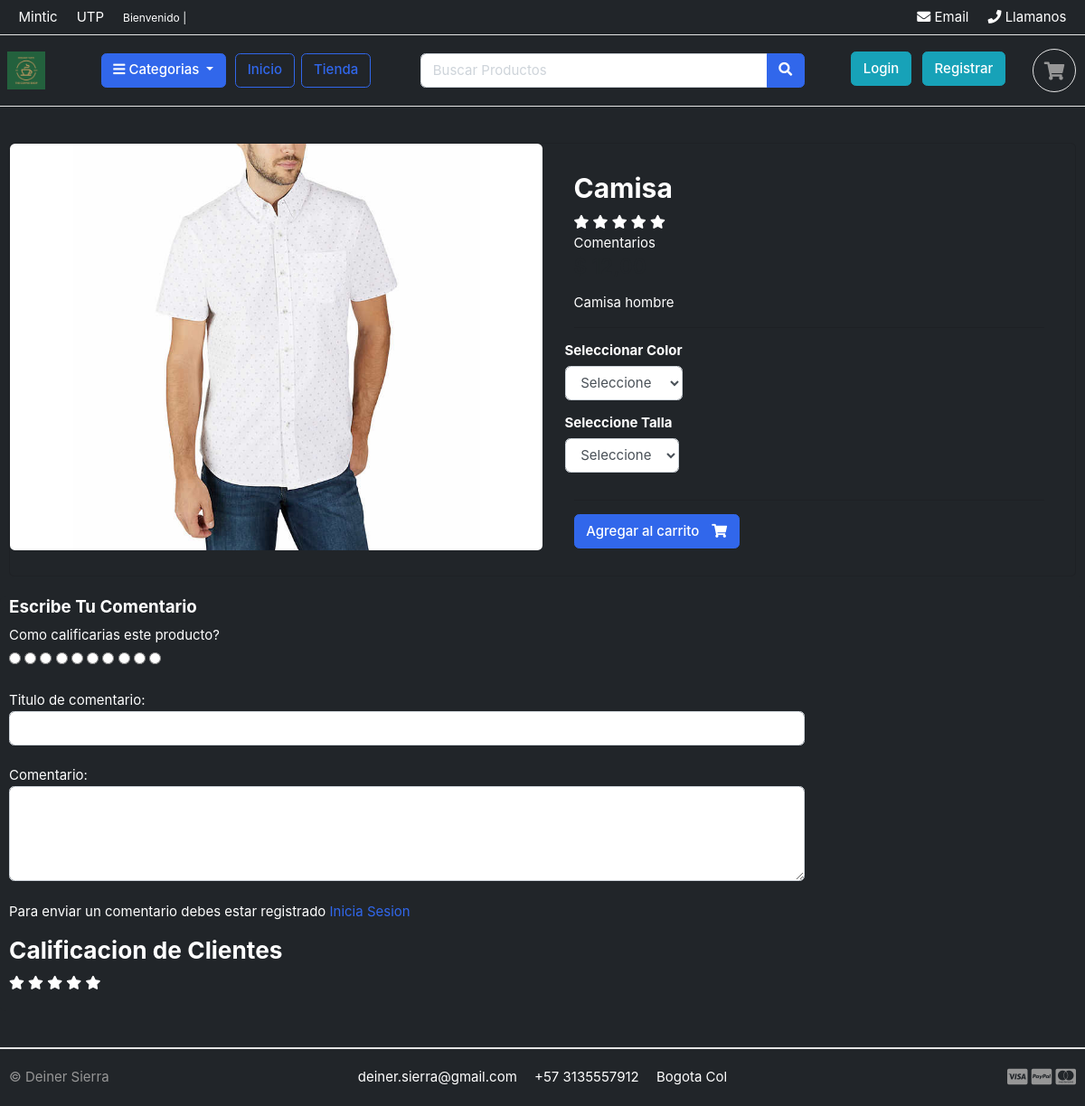
The page /tienda/categoria/ropa-hombre/camisa/ on the database its author committed.
### tienda/models.py (models this page shows, shortened)
class Producto(models.Model):
    producto_nombre = models.CharField(max_length=200, unique=True)
    slug = models.CharField(max_length=200, unique=True)
    descripcion = models.TextField(max_length=500, unique=True)
    precio = models.DecimalField(max_digits=10, decimal_places=2)
    imagen = models.ImageField(upload_to='imagenes/productos')
    cantidad = models.IntegerField()
    disponible = models.BooleanField(default=True)
    categoria = models.ForeignKey(Categoria, on_delete=models.CASCADE)
    created_date = models.DateTimeField(auto_now_add=True)
    modified_date = models.DateTimeField(auto_now=True)

### tienda/views.py (the view)
# urls.py: path('categoria/<slug:categoria_slug>/<slug:producto_slug>/', views.detalle_producto, name='detalle_producto'),
def detalle_producto(request, categoria_slug, producto_slug):
    try:
        producto_unitario = Producto.objects.get(categoria__slug = categoria_slug, slug = producto_slug)
        en_carro = CarroItem.objects.filter(carro__carro_id = _cart_id(request), producto = producto_unitario).exists()
    except Exception as e:
        raise e
    contexto = {'producto_unitario': producto_unitario, 'en_carro': en_carro}
    return render(request,'tienda/detalle_producto.html', contexto)

### carro/context_processors.py (called while the page is built)
def counter(request):
    cart_count = 0
    try:
        cart = Carro.objects.filter(carro_id=_cart_id(request))
        if request.user.is_authenticated:
            cart_items = CarroItem.objects.all().filter(usuario=request.user)
        else:
            cart_items = CarroItem.objects.all().filter(carro=cart[:1])
        for cart_item in cart_items:
            cart_count += cart_item.cantidad
    except Carro.DoesNotExist:
        cart_count = 0
    return dict(cart_count=cart_count)

### carro/views.py (called while the page is built)
def _cart_id(request):
    cart = request.session.session_key
    if not cart:
        cart = request.session.create()
    return cart

### tienda/context_processors.py (called while the page is built)
def menu_links(request):
    links = Categoria.objects.all()
    return dict(links=links)

### tienda/models.py (called while the page is built)
    def colores(self):
        super(VariedadManager, self).filter(variedad_categoria='color', is_active=True)

    def tallas(self):
        super(VariedadManager, self).filter(variedad_categoria='talla', is_active=True)

### tienda/templates/tienda/detalle_producto.html (shortened to what this page needs)
{% extends 'base/base.html'%}
{% load static %}
{% block content %}
<section class="section-content padding-y">
  <div class="container">
    <div class="card bg-dark">
      <div class="row no-gutters">
        <aside class="col-md-6">
          <article class="gallery-wrap">
            <div class="img-big-wrap mainImage">
              <center><img src="{{ producto_unitario.imagen.url }}"></center>
            </div>
          </article>
        </aside>
        <main class="col-md-6 border-none">
          <form action="{% url 'carrito:agregar_prtoducto' producto_unitario.id %}" method="POST">
            <article class="content-body">
              <h2 class="title">{{ producto_unitario.producto_nombre }}</h2>
              <div class="rating-star">
                  <span>
                        <i class="fa fa-star{% if single_product.averageReview < 0.5 %}-o{% elif single_product.averageReview >= 0.5 and single_product.averageReview < 1 %}-half-o {% endif %}" aria-hidden="true"></i>
                        <i class="fa fa-star{% if single_product.averageReview < 1.5 %}-o{% elif single_product.averageReview >= 1.5 and single_product.averageReview < 2 %}-half-o {% endif %}" aria-hidden="true"></i>
                        <i class="fa fa-star{% if single_product.averageReview < 2.5 %}-o{% elif single_product.averageReview >= 2.5 and single_product.averageReview < 3 %}-half-o {% endif %}" aria-hidden="true"></i>
                        <i class="fa fa-star{% if single_product.averageReview < 3.5 %}-o{% elif single_product.averageReview >= 3.5 and single_product.averageReview < 4 %}-half-o {% endif %}" aria-hidden="true"></i>
                        <i class="fa fa-star{% if single_product.averageReview < 4.5 %}-o{% elif single_product.averageReview >= 4.5 and single_product.averageReview < 5 %}-half-o {% endif %}" aria-hidden="true"></i>
                  </span>
              </div>
              <span> {{ producto_unitario.countReview }} Comentarios </span>
              <div class="mb-3">
                <p class="price h4">$ {{ producto_unitario.precio }}</p>
              </div>
              <p> {{ producto_unitario.descripcion}} </p>
              <hr>
              <div class="row">
                <div class="item-option-select">
                  <h6>Seleccionar Color</h6>
                  <select class="form-control" name="color" required>
                    <option value="" disabled selected>Seleccione</option>
                  </select>
                </div>
              </div>
              <div class="row">
                <div class="item-option-select">
                  <h6>Seleccione Talla</h6>
                  <select class="form-control" name="talla" required>
                    <option value="" disabled selected>Seleccione</option>
                  </select>
                </div>
              </div>
              <hr>
              {% if producto_unitario.cantidad <= 0 %}
              <div class="alert alert-danger" role="alert">
                <h5>Producto fuera de stock</h5>
              </div>
              {% else %}
              <button type="submit" class="btn  btn-primary"> <span class="text">Agregar al carrito</span> <i class="fas fa-shopping-cart"></i>  </button>
              {% endif %}
            </article>
          </form>
        </main>
      </div>
    </div>
    <br>
    <div class="row rounded bg-primary bg-dark">
      <div class="col-md-9">
        <form action="#" method="post">
          <h5>Escribe Tu Comentario</h5>
          <div class="">
            <label for="">Como calificarias este producto?</label>
            <br>
            <div class="rate">
                <input type="radio" name="rating" value="5" id="rating10"><label for="rating10" title="5"></label>
                <input type="radio" name="rating" value="4.5" id="rating9"><label for="rating9" title="4.5" class="half"></label>
                <input type="radio" name="rating" value="4" id="rating8"><label for="rating8" title="4"></label>
                <input type="radio" name="rating" value="3.5" id="rating7"><label for="rating7" title="3.5" class="half"></label>
                <input type="radio" name="rating" value="3" id="rating6"><label for="rating6" title="3"></label>
                <input type="radio" name="rating" value="2.5" id="rating5"><label for="rating5" title="2.5" class="half"></label>
                <input type="radio" name="rating" value="2" id="rating4"><label for="rating4" title="2"></label>
                <input type="radio" name="rating" value="1.5" id="rating3"><label for="rating3" title="1.5" class="half"></label>
                <input type="radio" name="rating" value="1" id="rating2"><label for="rating2" title="1"></label>
                <input type="radio" name="rating" value="0.5" id="rating1"><label for="rating1" title="0.5" class="half"></label>
            </div>
            <br>
            Titulo de comentario:
            <input type="text" class="form-control" name="subject" value="">
            <br>
            Comentario:
            <textarea name="review" rows="4" class="form-control" ></textarea>
            <br>
            {% if user.is_authenticated %}
              {% if orderproduct %}
                <input type="submit" name="" value="Enviar Comentario" class="btn btn-primary">
              {% else %}
                <p>Debe primero comprar el producto para poder enviar un comentario</p>
              {% endif %}
            {% else %}
              <p>Para enviar un comentario debes estar registrado <span><a href="{% url 'login' %}"> Inicia Sesion </a></span></p>
            {% endif %}
          </div>
        </form>
        <header class="section-heading">
          <h3>Calificacion de Clientes </h3>
          <div class="rating-star">
              <span>
                    <i class="fa fa-star{% if single_product.averageReview < 0.5 %}-o{% elif single_product.averageReview >= 0.5 and single_product.averageReview < 1 %}-half-o {% endif %}" aria-hidden="true"></i>
                    <i class="fa fa-star{% if single_product.averageReview < 1.5 %}-o{% elif single_product.averageReview >= 1.5 and single_product.averageReview < 2 %}-half-o {% endif %}" aria-hidden="true"></i>
                    <i class="fa fa-star{% if single_product.averageReview < 2.5 %}-o{% elif single_product.averageReview >= 2.5 and single_product.averageReview < 3 %}-half-o {% endif %}" aria-hidden="true"></i>
                    <i class="fa fa-star{% if single_product.averageReview < 3.5 %}-o{% elif single_product.averageReview >= 3.5 and single_product.averageReview < 4 %}-half-o {% endif %}" aria-hidden="true"></i>
                    <i class="fa fa-star{% if single_product.averageReview < 4.5 %}-o{% elif single_product.averageReview >= 4.5 and single_product.averageReview < 5 %}-half-o {% endif %}" aria-hidden="true"></i>
              </span>
          </div>
        </header>
      </div>
    </div>
  </div>
</section>
{% endblock %}

### static/base/css/ui.css (style rules this page uses)
html { font-family: "Inter", sans-serif; font-size: 15px; }
.content-body { flex: 1 1 auto; padding: 2rem 2.3rem; }
.padding-y { padding-top: 40px; padding-bottom: 40px; }
article:after, .form-group:after { display: block; clear: both; content: ""; }
.section-heading { margin-bottom: 20px; margin-top: 15px; }
p:last-child { margin-bottom: 0; }
.btn .text + i { margin-left: 10px; }
.price { font-weight: 600; color: #212529; }
.gallery-wrap .img-big-wrap { margin-bottom: 10px; border-radius: 0.37rem; overflow: hidden; background-color: #fff; }
.gallery-wrap .img-big-wrap img { height: 450px; width: auto; display: inline-block; }
.item-option-select { margin-bottom: 1rem; display: inline-block; margin-right: 15px; }

### rows shown on the page
Producto: imagen (picture), producto_nombre "Camisa", descripcion "Camisa hombre"
